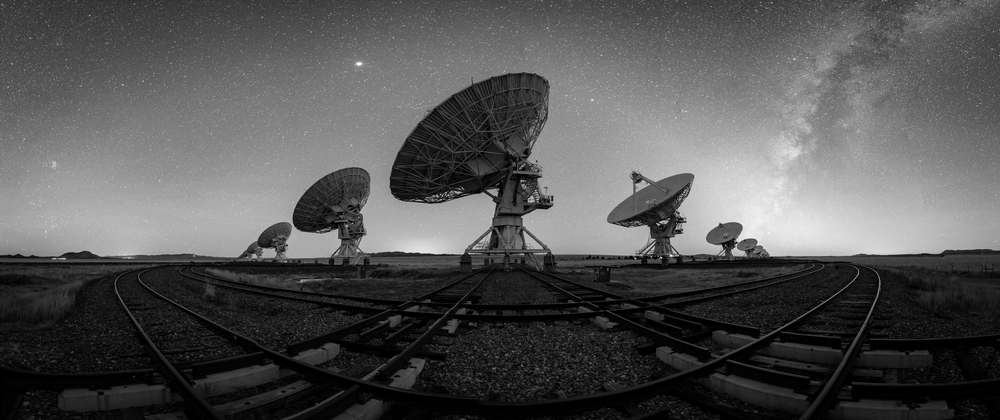
#> input picture 2301371-operating-system/error-diffusion/star-bw.png, 1000 x 420 px, shrunk from 9028 x 3790 before the run
$ python bw_similarity.py star-bw.png world-bw.png
#> lines starting #> are read from the running program, lines starting #| are printed output that depends on the picture; after the words box and inside, x2 and y2 are one past the last pixel; in counts of white or black regions, pixels touching at a corner belong together
from PIL import Image
import sys
import numpy as np
import matplotlib.pyplot as plt

def convert_to_1bit(image):
    """
    Converts a grayscale image to 1-bit (black and white).
    Parameters:
    - image: numpy array, input grayscale image.
    Returns:
    - onebit_img: numpy array, 1-bit image.
    """
    # Initialize output array
    onebit_img = np.zeros_like(image)

    # Get image dimensions
    height, width = image.shape

    for i in range(height):
        for j in range(width):
            old_pixel = image[i, j]
            new_pixel = 1 if old_pixel > 128 else 0
            onebit_img[i, j] = new_pixel

    return onebit_img

def error_diffusion_similarity(img1_path, img2_path):
    """
    Compares two images using error diffusion similarity and highlights differences.
    Parameters:
    - img1_path: str, path to the first image.
    - img2_path: str, path to the second image.
    """
#> called with img1_path = 'star-bw.png', img2_path = 'world-bw.png'

    # Load image and convert to grayscale
    img1 = Image.open(img1_path).convert('L')
#> img1 is the input picture: PIL image 1000x420 L; min 0, max 255, mean 84
    img2 = Image.open(img2_path).convert('L')
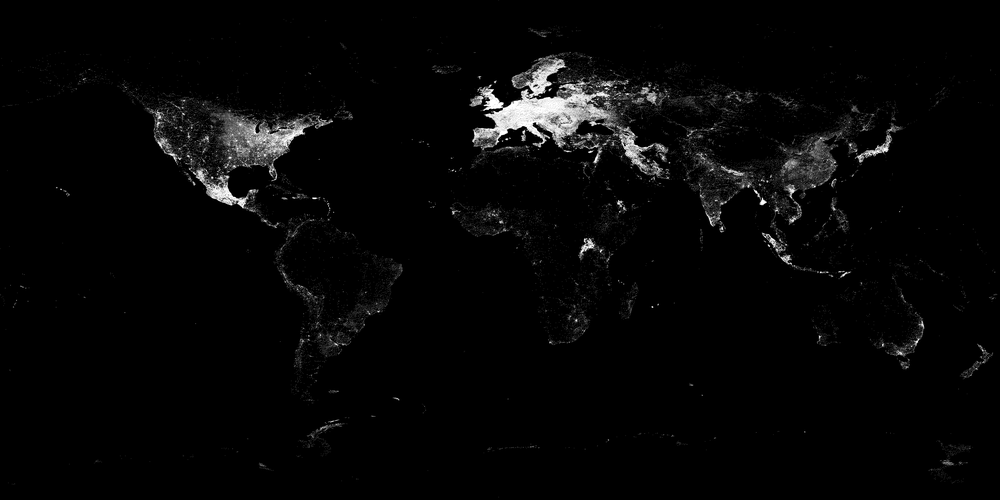
#> input picture 2301371-operating-system/error-diffusion/world-bw.png, 1000 x 500 px, shrunk from 4000 x 2000 before the run
#> img2 is the input picture: PIL image 1000x500 L; min 0, max 255, mean 6.5
    img1_array = np.array(img1)
    img2_array = np.array(img2)

    # Convert images to 1-bit
    img1_1bit = convert_to_1bit(img1_array)
#> after the loop in convert_to_1bit, `for i in range(height):`:
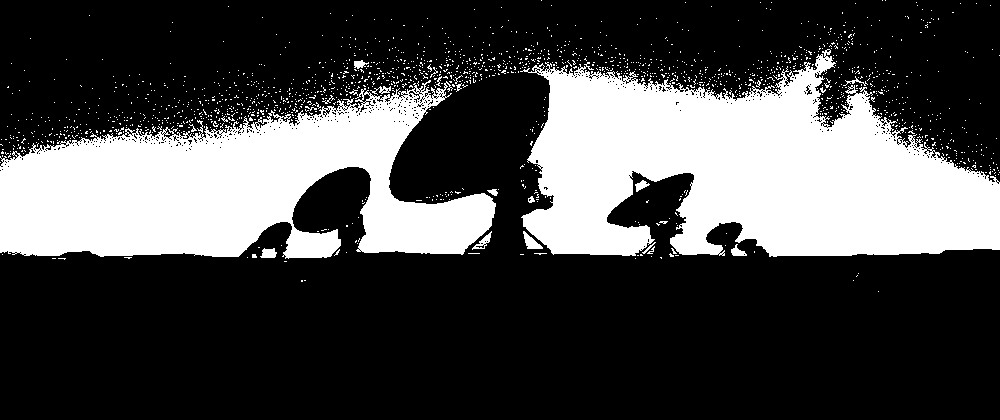
#> onebit_img: shape (420, 1000); values 0 (black) and 1 (white), 28.4% white; 1667 white regions (1646 under 20 px), largest, box (x1, y1, x2, y2) and area: (520, 49, 1000, 257) 64032, (0, 80, 496, 259) 50584, (523, 231, 543, 249) 170
    img2_1bit = convert_to_1bit(img2_array)
#> after the loop in convert_to_1bit (call 2), `for i in range(height):`:
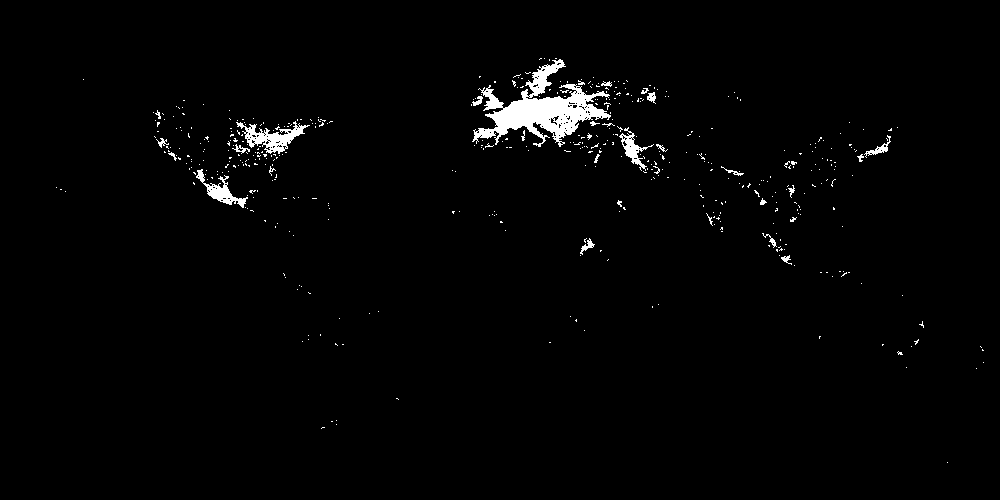
#> onebit_img: shape (500, 1000); values 0 (black) and 1 (white), 1.7% white; 479 white regions (450 under 20 px), largest, box (x1, y1, x2, y2) and area: (472, 59, 611, 147) 4396, (236, 121, 310, 154) 902, (196, 169, 248, 208) 556

    # Calculate similarity
#> (the run stopped early here; a loop or call above may not have finished)
